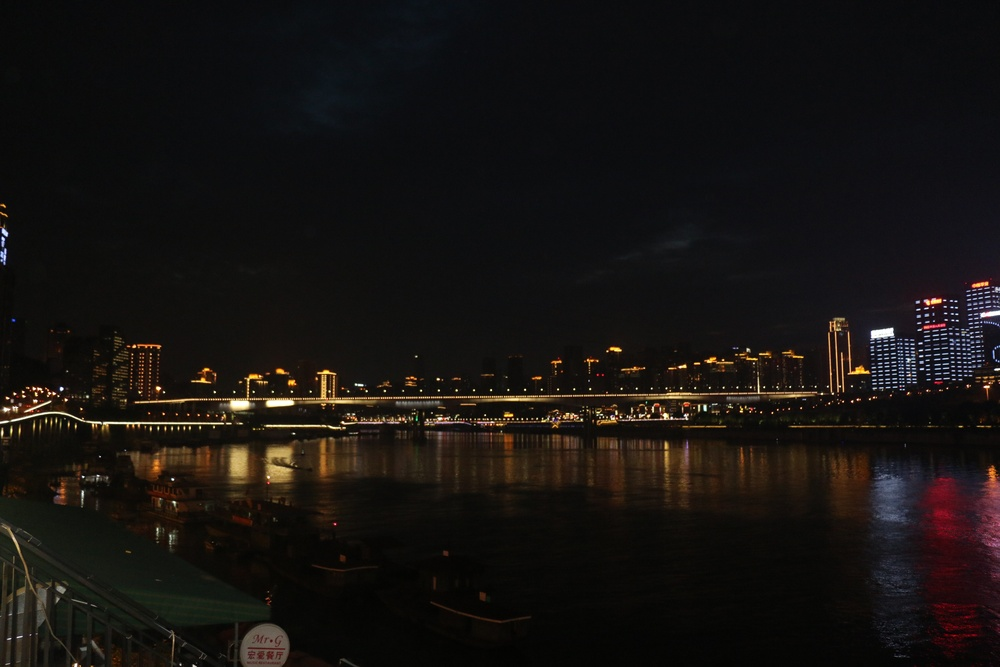
%> input picture part_2/IMG_3493.JPG, 1000 x 667 px, shrunk from 5472 x 3648 before the run
$ octave main.m   (GNU Octave 9; MATLAB toolbox functions it lacks are replaced by stand-ins)
%> lines starting %> are read from the running program, lines starting %| are printed output that depends on the picture
### part_2/ShowRGBHist.m
function [  ] = ShowRGBHist( rgbImg )
%SHOWRGBHIST

% split R G B channels
imgR = rgbImg(:, :, 1);
imgG = rgbImg(:, :, 2);
imgB = rgbImg(:, :, 3);

figure;
subplot(311);imhist(imgR);title('histogram of Red');
subplot(312);imhist(imgG);title('histogram of Green');
subplot(313);imhist(imgB);title('histogram of Blue');


end

### part_2/main.m

clear, clc;
close all;
%% 1. apply histogram equalization to the image
img = imread('IMG_3493.JPG');
%> img is the input picture: size 667x1000x3 uint8; mean R, G, B 22.5, 19.2, 17.1

% gaussian filter
w = fspecial('gaussian',[5 5],3);
img = imfilter( img, w);

% split R G B channels
imgR = img(:, :, 1);
imgG = img(:, :, 2);
imgB = img(:, :, 3);

% do histogram equalization
img_equ(:, :, 1) = histeq(img(:, :, 1));
img_equ(:, :, 2) = histeq(img(:, :, 2));
img_equ(:, :, 3) = histeq(img(:, :, 3));
%> img_equ: size 667x1000x3 uint8

% write image file
imwrite(img_equ, 'equ_result.png');

% show result images
figure, imshow(img), title('original image');
figure, imshow(img_equ), title('histogram equalization result');
% show histograms
ShowRGBHist(img);
%> figure, not shown here; panel 1: highest point at x = 12, y = 88228; panel 2: highest point at x = 13, y = 86732; panel 3: highest point at x = 15, y = 79772
ShowRGBHist(img_equ);
%> figure, not shown here; panel 1: highest point at x = 89, y = 88228; panel 2: highest point at x = 109, y = 86732; panel 3: highest point at x = 154, y = 79772

%% apply histogram matching
target = imread('t3.jpg');
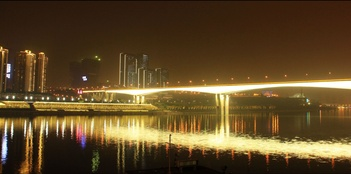
%> input picture part_2/t3.jpg, 351 x 174 px, shrunk from 1920 x 953 before the run
%> target is the input picture: size 174x351x3 uint8; mean R, G, B 95.1, 73.1, 39.5
targetR = target(:, :, 1);
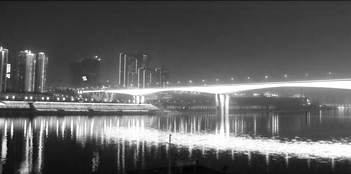
%> targetR: size 174x351 uint8; min 4, max 255, mean 95.1
targetG = target(:, :, 2);
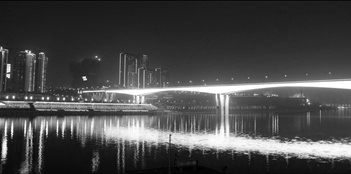
%> targetG: size 174x351 uint8; min 0, max 255, mean 73.1
targetB = target(:, :, 3);
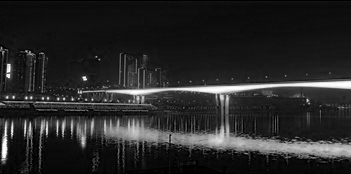
%> targetB: size 174x351 uint8; min 0, max 255, mean 39.5

Rmatch_hist = imhist(targetR);
%> Rmatch_hist = 256 values, max 1166 at index 256, min 0 at index 1, mean 238.6
Gmatch_hist = imhist(targetG);
%> Gmatch_hist = 256 values, max 1688 at index 33, min 2 at index 1, mean 238.6
Bmatch_hist = imhist(targetB);
%> Bmatch_hist = 256 values, max 3408 at index 15, min 7 at index 225, mean 238.6

% do histogram matching
Rmatch = histeq(imgR, Rmatch_hist);
Gmatch = histeq(imgG, Gmatch_hist);
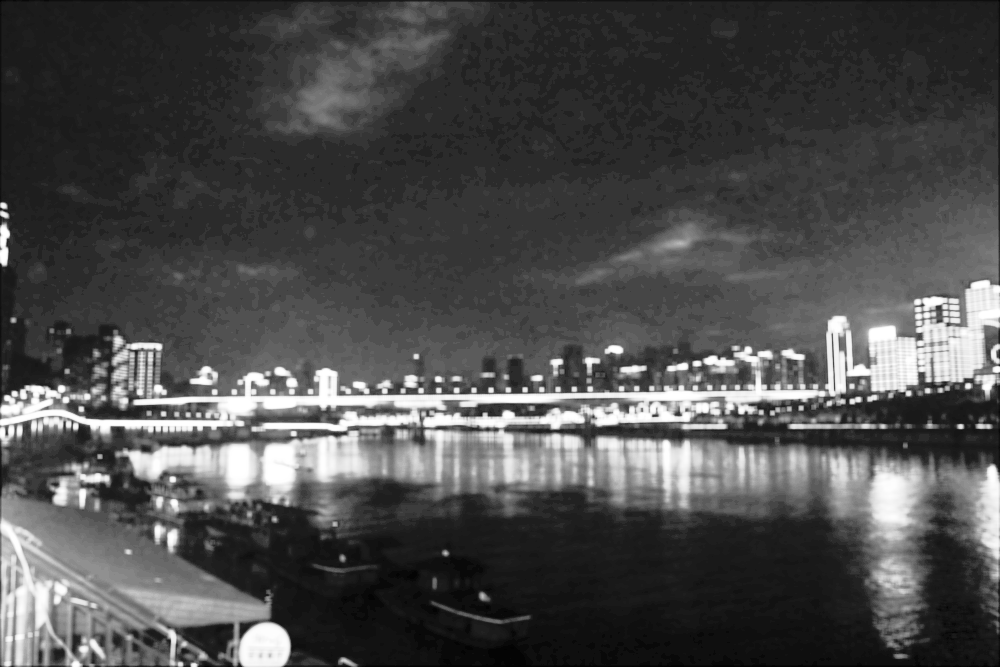
%> Gmatch: size 667x1000 uint8; min 0, max 255, mean 75.9
Bmatch = histeq(imgB, Bmatch_hist);

img_matching(:, :, 1) = Rmatch;
img_matching(:, :, 2) = Gmatch;
img_matching(:, :, 3) = Bmatch;
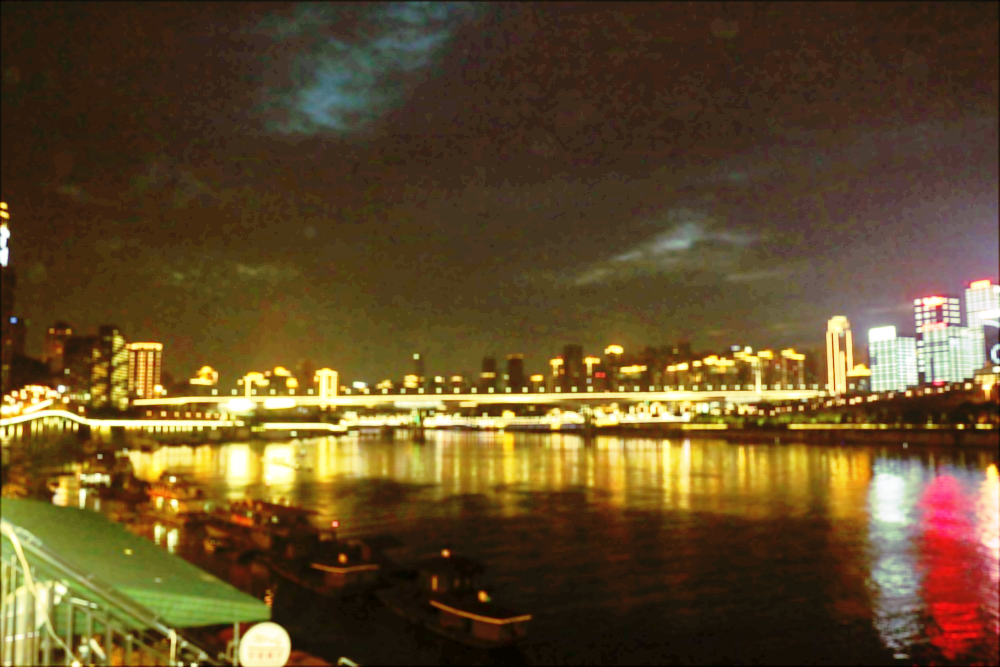
%> img_matching: size 667x1000x3 uint8; mean R, G, B 97.7, 75.9, 41.2

% write image file
imwrite(img_matching, 'matching.png');

% show result images
figure, imshow(img_equ), title('histogram equalization result');
figure, imshow(img_matching), title('histogram matching result');
% show histograms
ShowRGBHist(target);
%> figure, not shown here; panel 1: highest point at x = 255, y = 1166; panel 2: highest point at x = 32, y = 1688; panel 3: highest point at x = 14, y = 3408
ShowRGBHist(img_matching);
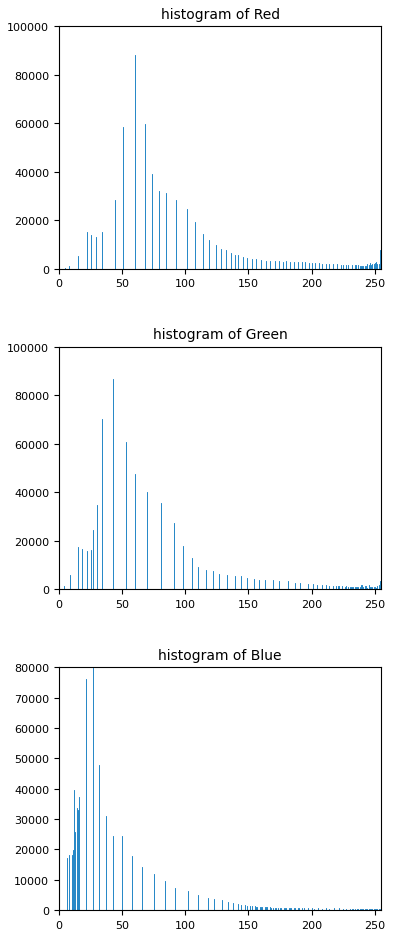
%> figure redrawn from the program's plot data, 3 panels; panel 1: highest point at x = 60, y = 88228; panel 2: highest point at x = 43, y = 86732; panel 3: highest point at x = 27, y = 79772
